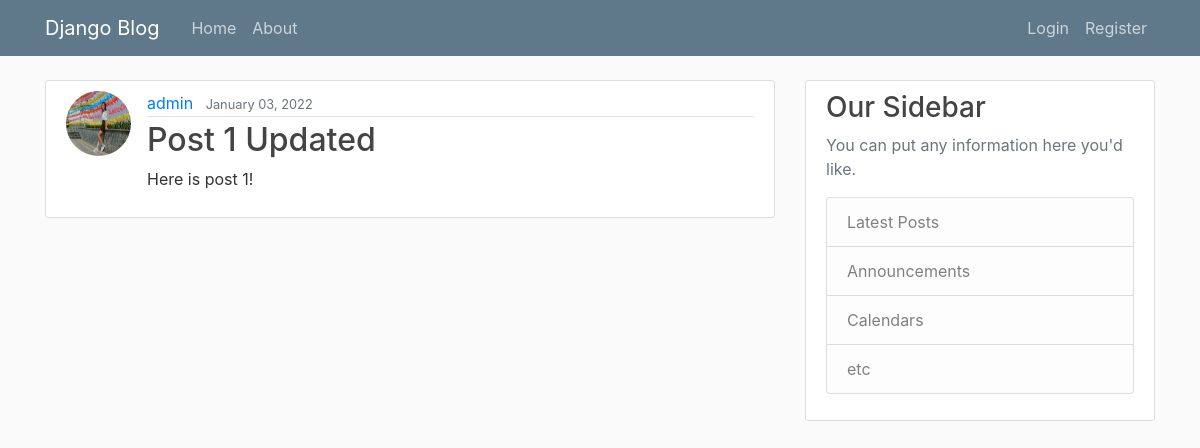
/post/1/, run on an earlier commit of the app's database.
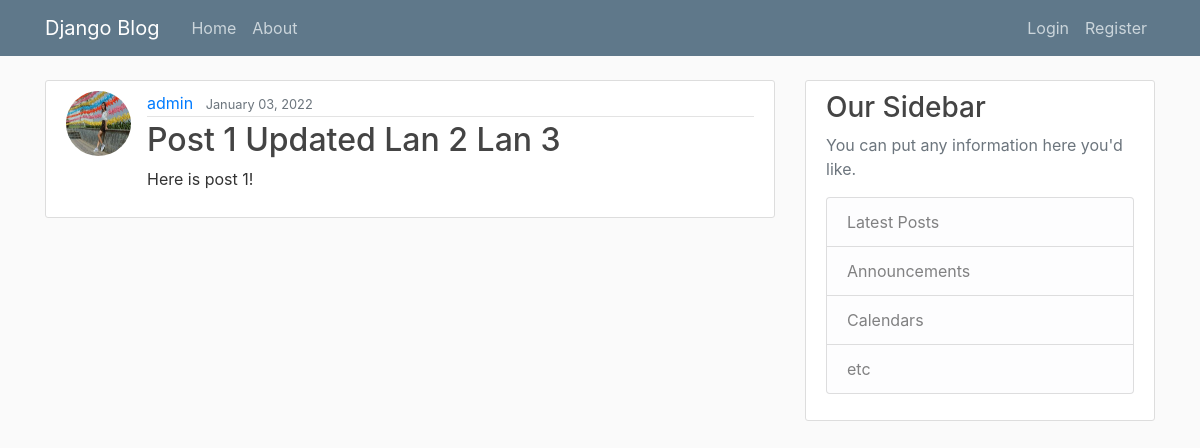
And on a later commit of the database.
### blog/models.py (models this page shows, shortened)
class Post(models.Model):
    title = models.CharField(max_length=100)
    content = models.TextField()
    created_at = models.DateTimeField(default=timezone.now)
    author = models.ForeignKey(User, on_delete=models.CASCADE)

### users/models.py (models this page shows, shortened)
class Profile(models.Model):
    user = models.OneToOneField(User, on_delete=models.CASCADE, related_name='profile')
    image = models.ImageField(default = 'profile_pics/default.jpg', upload_to = 'profile_pics')

### blog/views.py (the view)
# urls.py: path('post/<int:pk>/', PostDetailView.as_view(), name='post-detail'),
class PostDetailView(DetailView):
    model = Post

### blog/templates/blog/post_detail.html (shortened to what this page needs)
{% extends 'blog/base.html' %}
{% block content %}
    <article class="media content-section">
        <img src="{{ post.author.profile.image.url }}" class="rounded-circle article-img">
    <div class="media-body">
        <div class="article-metadata">
        <a class="mr-2" href="#">{{ object.author }}</a>
        <small class="text-muted">{{ object.created_at|date:"F d, Y" }}</small>
        </div>
        <h2>{{ object.title }}</h2>
        <p class="article-content">{{ object.content }}</p>
    </div>
    </article>
{% endblock content %}

What changed in the data, as far as the page shows it:
changed Post "Here is post 1!": title "Post 1 Updated" → "Post 1 Updated Lan 2 Lan 3"
